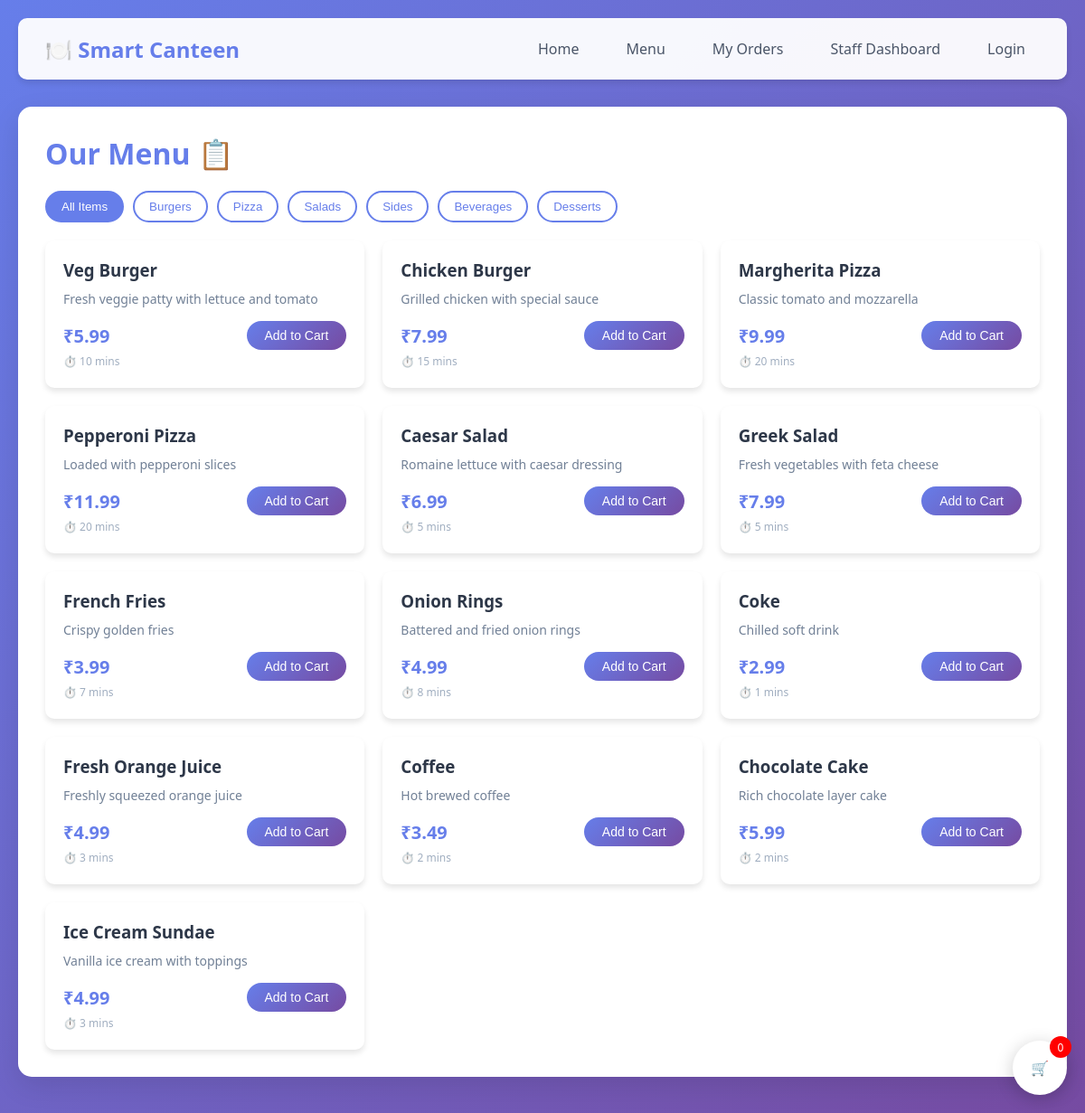
The page /menu on the database its author committed.
### app.py (models this page shows)
class MenuItem(db.Model):
    id = db.Column(db.Integer, primary_key=True)
    name = db.Column(db.String(100), nullable=False)
    category = db.Column(db.String(50), nullable=False)
    price = db.Column(db.Float, nullable=False)
    description = db.Column(db.Text)
    available = db.Column(db.Boolean, default=True)
    image_url = db.Column(db.String(200))
    preparation_time = db.Column(db.Integer, default=15)  # in minutes

### app.py (the view)
@app.route('/menu')
def menu():
    categories = db.session.query(MenuItem.category).distinct().all()
    categories = [c[0] for c in categories]
    items = MenuItem.query.filter_by(available=True).all()
    return render_template('menu.html', items=items, categories=categories)

### templates/menu.html (shortened to what this page needs)
{% extends "base.html" %}
{% block content %}
<div class="card">
    <h1 style="color: #667eea; margin-bottom: 20px;">Our Menu 📋</h1>
    <div class="category-filter">
        <button class="category-btn active" onclick="filterCategory('all')">All Items</button>
        {% for category in categories %}
        <button class="category-btn" onclick="filterCategory('{{ category }}')">{{ category }}</button>
        {% endfor %}
    </div>
    <div class="menu-grid">
        {% for item in items %}
        <div class="menu-item" data-category="{{ item.category }}">
            <h3 style="color: #2d3748; margin-bottom: 10px;">{{ item.name }}</h3>
            <p style="color: #718096; font-size: 14px; margin-bottom: 10px;">{{ item.description }}</p>
            <div style="display: flex; justify-content: space-between; align-items: center; margin-top: 15px;">
                <span style="font-size: 20px; font-weight: bold; color: #667eea;">₹{{ "%.2f"|format(item.price) }}</span>
                <button class="btn" style="padding: 8px 20px; font-size: 14px;" onclick="addToCart({id: {{ item.id }}, name: '{{ item.name }}', price: {{ item.price }}})">Add to Cart</button>
            </div>
            <span style="font-size: 12px; color: #a0aec0;">⏱️ {{ item.preparation_time }} mins</span>
        </div>
        {% endfor %}
    </div>
</div>
<div class="cart" onclick="viewCart()">
    🛒
    <div class="cart-count">0</div>
</div>
{% endblock %}

### templates/base.html (shortened to what this page needs)
<!DOCTYPE html>
<html lang="en">
<head>
</head>
<body>
    <div class="container">
        <nav class="navbar">
            <div class="nav-brand">🍽️ Smart Canteen</div>
            <div class="nav-links">
                <a href="/">Home</a>
                <a href="/menu">Menu</a>
                <a href="/my_orders">My Orders</a>
                <a href="/staff/dashboard">Staff Dashboard</a>
                <a href="/login">Login</a>
            </div>
        </nav>
        {% block content %}{% endblock %}
    </div>
</body>
</html>

### templates/base.html (style rules this page uses)
* { margin: 0; padding: 0; box-sizing: border-box; }
body { font-family: 'Segoe UI', Tahoma, Geneva, Verdana, sans-serif; background: linear-gradient(135deg, #667eea 0%, #764ba2 100%); min-height: 100vh; }
.container { max-width: 1200px; margin: 0 auto; padding: 20px; }
.navbar { background: rgba(255,255,255,0.95); border-radius: 10px; padding: 15px 30px; margin-bottom: 30px; display: flex; justify-content: space-between; align-items: center; box-shadow: 0 4px 6px rgba(0,0,0,0.1); }
.nav-brand { font-size: 24px; font-weight: bold; color: #667eea; }
.nav-links { display: flex; gap: 20px; }
.nav-links a { text-decoration: none; color: #4a5568; padding: 8px 16px; border-radius: 5px; transition: all 0.3s; }
.card { background: white; border-radius: 15px; padding: 30px; box-shadow: 0 10px 30px rgba(0,0,0,0.1); margin-bottom: 20px; }
.btn { background: linear-gradient(135deg, #667eea 0%, #764ba2 100%); color: white; border: none; padding: 12px 30px; border-radius: 25px; cursor: pointer; font-size: 16px; transition: transform 0.3s; }
.menu-grid { display: grid; grid-template-columns: repeat(auto-fill, minmax(280px, 1fr)); gap: 20px; margin-top: 20px; }
.menu-item { background: white; border-radius: 10px; padding: 20px; box-shadow: 0 4px 6px rgba(0,0,0,0.1); transition: transform 0.3s; }
.category-filter { display: flex; gap: 10px; margin-bottom: 20px; flex-wrap: wrap; }
.category-btn { padding: 8px 16px; border-radius: 20px; border: 2px solid #667eea; background: white; color: #667eea; cursor: pointer; transition: all 0.3s; }
.category-btn.active { background: #667eea; color: white; }
.cart { position: fixed; bottom: 20px; right: 20px; background: white; border-radius: 50%; width: 60px; height: 60px; display: flex; align-items: center; justify-content: center; box-shadow: 0 4px 20px rgba(0,0,0,0.2); cursor: pointer; }
.cart-count { position: absolute; top: -5px; right: -5px; background: red; color: white; border-radius: 50%; width: 24px; height: 24px; display: flex; align-items: center; justify-content: center; font-size: 12px; }

### rows shown on the page
MenuItem: name "Veg Burger", description "Fresh veggie patty with lettuce and tomato", price "5.99", preparation_time "10"
MenuItem: name "Chicken Burger", description "Grilled chicken with special sauce", price "7.99", preparation_time "15"
MenuItem: name "Margherita Pizza", description "Classic tomato and mozzarella", price "9.99", preparation_time "20"
MenuItem: name "Pepperoni Pizza", description "Loaded with pepperoni slices", price "11.99", preparation_time "20"
MenuItem: name "Caesar Salad", description "Romaine lettuce with caesar dressing", price "6.99", preparation_time "5"
MenuItem: name "Greek Salad", description "Fresh vegetables with feta cheese", price "7.99", preparation_time "5"
MenuItem: name "French Fries", description "Crispy golden fries", price "3.99", preparation_time "7"
MenuItem: name "Onion Rings", description "Battered and fried onion rings", price "4.99", preparation_time "8"
MenuItem: name "Coke", description "Chilled soft drink", price "2.99", preparation_time "1"
MenuItem: name "Fresh Orange Juice", description "Freshly squeezed orange juice", price "4.99", preparation_time "3"
MenuItem: name "Coffee", description "Hot brewed coffee", price "3.49", preparation_time "2"
MenuItem: name "Chocolate Cake", description "Rich chocolate layer cake", price "5.99", preparation_time "2"
MenuItem: name "Ice Cream Sundae", description "Vanilla ice cream with toppings", price "4.99", preparation_time "3"

### other values the page prints
{{ category }} "Burgers" "Pizza" "Salads" "Sides" "Beverages" "Desserts"
